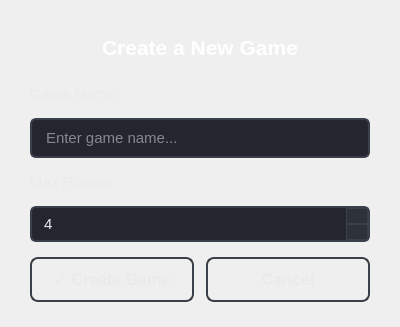
<?xml version="1.0" encoding="UTF-8"?>
<ui version="4.0">
 <class>NewGameWindow</class>
 <widget class="QDialog" name="NewGameWindow">
  <property name="geometry">
   <rect>
    <x>0</x>
    <y>0</y>
    <width>400</width>
    <height>250</height>
   </rect>
  </property>
  <property name="windowTitle">
   <string>Create New Game</string>
  </property>
  <property name="styleSheet">
   <string notr="true">QDialog {
    background: qlineargradient(x1:0, y1:0, x2:0, y2:1,
                                stop:0 #1a1d23, stop:1 #0f1114);
}

QLabel {
    color: #e8eaed;
    font-size: 11pt;
}

QLabel#titleLabel {
    color: #ffffff;
    font-size: 16pt;
    font-weight: bold;
    padding: 10px;
}

QLineEdit {
    background-color: #23262e;
    color: #e8eaed;
    border: 2px solid #3a3f4a;
    border-radius: 6px;
    padding: 8px 12px;
    font-size: 11pt;
}

QLineEdit:focus {
    border: 2px solid #4a7c9e;
    background-color: #2a2d36;
}

QSpinBox {
    background-color: #23262e;
    color: #e8eaed;
    border: 2px solid #3a3f4a;
    border-radius: 6px;
    padding: 6px 10px;
    font-size: 11pt;
}

QSpinBox:focus {
    border: 2px solid #4a7c9e;
}

QSpinBox::up-button, QSpinBox::down-button {
    background-color: #2d3139;
    border: 1px solid #3a3f4a;
    width: 20px;
}

QSpinBox::up-button:hover, QSpinBox::down-button:hover {
    background-color: #3a3f4a;
}

QPushButton {
    background: qlineargradient(x1:0, y1:0, x2:0, y2:1,
                                stop:0 #2d3139, stop:1 #23262e);
    color: #e8eaed;
    border: 2px solid #3a3f4a;
    border-radius: 8px;
    padding: 10px 20px;
    font-size: 12pt;
    font-weight: 600;
}

QPushButton:hover {
    background: qlineargradient(x1:0, y1:0, x2:0, y2:1,
                                stop:0 #3a3f4a, stop:1 #2d3139);
    border: 2px solid #4a5060;
    color: #ffffff;
}

QPushButton:pressed {
    background: qlineargradient(x1:0, y1:0, x2:0, y2:1,
                                stop:0 #1d2027, stop:1 #23262e);
}

QPushButton#createButton {
    background: qlineargradient(x1:0, y1:0, x2:0, y2:1,
                                stop:0 #0d7377, stop:1 #0a5a5e);
    font-weight: bold;
}

QPushButton#createButton:hover {
    background: qlineargradient(x1:0, y1:0, x2:0, y2:1,
                                stop:0 #14a5a5, stop:1 #0d7377);
}

QPushButton#cancelButton {
    background: qlineargradient(x1:0, y1:0, x2:0, y2:1,
                                stop:0 #444444, stop:1 #333333);
}

QPushButton#cancelButton:hover {
    background: qlineargradient(x1:0, y1:0, x2:0, y2:1,
                                stop:0 #555555, stop:1 #444444);
}</string>
  </property>
  <layout class="QVBoxLayout" name="verticalLayout">
   <property name="spacing">
    <number>15</number>
   </property>
   <property name="leftMargin">
    <number>30</number>
   </property>
   <property name="topMargin">
    <number>25</number>
   </property>
   <property name="rightMargin">
    <number>30</number>
   </property>
   <property name="bottomMargin">
    <number>25</number>
   </property>
   <item>
    <widget class="QLabel" name="titleLabel">
     <property name="text">
      <string>Create a New Game</string>
     </property>
     <property name="alignment">
      <set>Qt::AlignCenter</set>
     </property>
     <property name="font">
      <font>
       <pointsize>16</pointsize>
       <weight>75</weight>
       <bold>true</bold>
      </font>
     </property>
    </widget>
   </item>
   <item>
    <widget class="QLabel" name="gameNameLabel">
     <property name="text">
      <string>Game Name:</string>
     </property>
     <property name="font">
      <font>
       <pointsize>11</pointsize>
       <weight>50</weight>
      </font>
     </property>
    </widget>
   </item>
   <item>
    <widget class="QLineEdit" name="gameNameLineEdit">
     <property name="placeholderText">
      <string>Enter game name...</string>
     </property>
     <property name="font">
      <font>
       <pointsize>11</pointsize>
      </font>
     </property>
    </widget>
   </item>
   <item>
    <widget class="QLabel" name="maxPlayersLabel">
     <property name="text">
      <string>Max Players:</string>
     </property>
     <property name="font">
      <font>
       <pointsize>11</pointsize>
       <weight>50</weight>
      </font>
     </property>
    </widget>
   </item>
   <item>
    <widget class="QSpinBox" name="maxPlayersSpinBox">
     <property name="minimum">
      <number>1</number>
     </property>
     <property name="maximum">
      <number>8</number>
     </property>
     <property name="value">
      <number>4</number>
     </property>
     <property name="font">
      <font>
       <pointsize>11</pointsize>
      </font>
     </property>
    </widget>
   </item>
   <item>
    <spacer name="verticalSpacer">
     <property name="orientation">
      <enum>Qt::Vertical</enum>
     </property>
     <property name="sizeHint" stdset="0">
      <size>
       <width>20</width>
       <height>30</height>
      </size>
     </property>
    </spacer>
   </item>
   <item>
    <layout class="QHBoxLayout" name="buttonLayout">
     <property name="spacing">
      <number>12</number>
     </property>
     <item>
      <widget class="QPushButton" name="createButton">
       <property name="text">
        <string>✓ Create Game</string>
       </property>
       <property name="minimumSize">
        <size>
         <width>0</width>
         <height>45</height>
        </size>
       </property>
       <property name="cursor">
        <cursorShape>PointingHandCursor</cursorShape>
       </property>
       <property name="default">
        <bool>true</bool>
       </property>
       <property name="font">
        <font>
         <pointsize>12</pointsize>
         <weight>75</weight>
         <bold>true</bold>
        </font>
       </property>
      </widget>
     </item>
     <item>
      <widget class="QPushButton" name="cancelButton">
       <property name="text">
        <string>Cancel</string>
       </property>
       <property name="minimumSize">
        <size>
         <width>0</width>
         <height>45</height>
        </size>
       </property>
       <property name="cursor">
        <cursorShape>PointingHandCursor</cursorShape>
       </property>
       <property name="font">
        <font>
         <pointsize>12</pointsize>
        </font>
       </property>
      </widget>
     </item>
    </layout>
   </item>
  </layout>
 </widget>
 <resources/>
 <connections/>
</ui>
